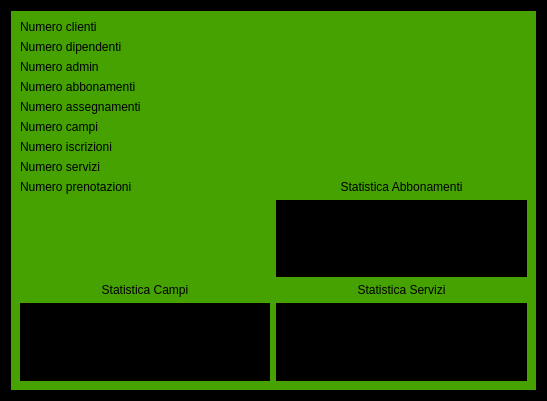
<?xml version="1.0" encoding="UTF-8"?>
<ui version="4.0">
 <class>statistiche</class>
 <widget class="QWidget" name="statistiche">
  <property name="geometry">
   <rect>
    <x>0</x>
    <y>0</y>
    <width>547</width>
    <height>401</height>
   </rect>
  </property>
  <property name="windowTitle">
   <string>Statistiche</string>
  </property>
  <property name="styleSheet">
   <string notr="true">background-color: rgb(0, 0, 0);</string>
  </property>
  <layout class="QGridLayout" name="gridLayout">
   <item row="0" column="0">
    <widget class="QWidget" name="widget" native="true">
     <property name="styleSheet">
      <string notr="true">background-color: rgb(69, 162, 0);</string>
     </property>
     <layout class="QGridLayout" name="gridLayout_2">
      <item row="10" column="1">
       <widget class="QLabel" name="numeroClienti_3">
        <property name="text">
         <string>Statistica Servizi</string>
        </property>
        <property name="alignment">
         <set>Qt::AlignCenter</set>
        </property>
       </widget>
      </item>
      <item row="14" column="0">
       <widget class="QTextBrowser" name="ClassificaCampi">
        <property name="styleSheet">
         <string notr="true">background-color: rgb(0, 0, 0);
color: rgb(255, 255, 255);</string>
        </property>
       </widget>
      </item>
      <item row="10" column="0">
       <widget class="QLabel" name="numeroClienti_2">
        <property name="text">
         <string>Statistica Campi</string>
        </property>
        <property name="alignment">
         <set>Qt::AlignCenter</set>
        </property>
       </widget>
      </item>
      <item row="7" column="0">
       <widget class="QLabel" name="numeroServizi">
        <property name="text">
         <string>Numero servizi</string>
        </property>
       </widget>
      </item>
      <item row="9" column="1">
       <widget class="QTextBrowser" name="ClassificaAbbonamenti">
        <property name="styleSheet">
         <string notr="true">background-color: rgb(0, 0, 0);
color: rgb(255, 255, 255);</string>
        </property>
       </widget>
      </item>
      <item row="14" column="1">
       <widget class="QTextBrowser" name="ClassificaServizi">
        <property name="styleSheet">
         <string notr="true">background-color: rgb(0, 0, 0);
color: rgb(255, 255, 255);</string>
        </property>
       </widget>
      </item>
      <item row="8" column="0">
       <widget class="QLabel" name="numeroPrenotazioni">
        <property name="text">
         <string>Numero prenotazioni</string>
        </property>
       </widget>
      </item>
      <item row="1" column="0">
       <widget class="QLabel" name="numeroDipendenti">
        <property name="text">
         <string>Numero dipendenti</string>
        </property>
       </widget>
      </item>
      <item row="6" column="0" colspan="2">
       <widget class="QLabel" name="numeroIscrizioni">
        <property name="text">
         <string>Numero iscrizioni</string>
        </property>
       </widget>
      </item>
      <item row="3" column="0" colspan="2">
       <widget class="QLabel" name="numeroAbbonamenti">
        <property name="text">
         <string>Numero abbonamenti</string>
        </property>
       </widget>
      </item>
      <item row="4" column="0">
       <widget class="QLabel" name="numeroAssegnamenti">
        <property name="text">
         <string>Numero assegnamenti</string>
        </property>
       </widget>
      </item>
      <item row="5" column="0">
       <widget class="QLabel" name="numeroCampi">
        <property name="text">
         <string>Numero campi</string>
        </property>
       </widget>
      </item>
      <item row="0" column="0">
       <widget class="QLabel" name="numeroClienti">
        <property name="text">
         <string>Numero clienti</string>
        </property>
       </widget>
      </item>
      <item row="2" column="0">
       <widget class="QLabel" name="numeroAdmin">
        <property name="text">
         <string>Numero admin</string>
        </property>
       </widget>
      </item>
      <item row="8" column="1">
       <widget class="QLabel" name="numeroClienti_4">
        <property name="text">
         <string>Statistica Abbonamenti</string>
        </property>
        <property name="alignment">
         <set>Qt::AlignCenter</set>
        </property>
       </widget>
      </item>
     </layout>
    </widget>
   </item>
  </layout>
 </widget>
 <resources/>
 <connections/>
</ui>
